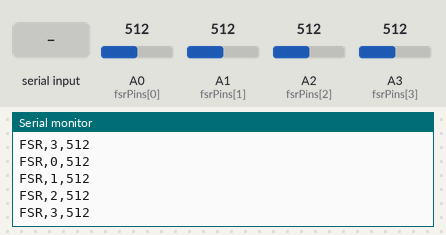
Bench run of a sketch on a simulated Arduino Uno, built with avr-gcc and run on an emulated ATmega328P. Parts: the last lines printed to the serial monitor. The test bench sets the inputs (shaded band); at power-on: A0 (fsrPins[0]) = 512, A1 (fsrPins[1]) = 512, A2 (fsrPins[2]) = 512, A3 (fsrPins[3]) = 512.

Above: at 1.2 s.
1.3 s: "INIT,\n" received over Serial
2.8 s: "90,45\n" received over Serial
4.3 s: "INIT,,45\n" received over Serial
5.8 s: A0 (fsrPins[0]) set to 716
7.3 s: A1 (fsrPins[1]) set to 716
At 8.3 s:
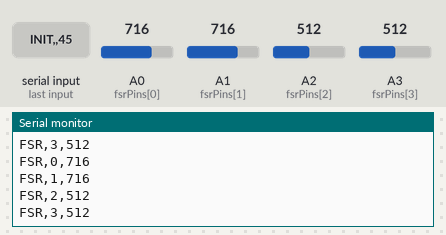
8.8 s: A2 (fsrPins[2]) set to 716
At 9.8 s:
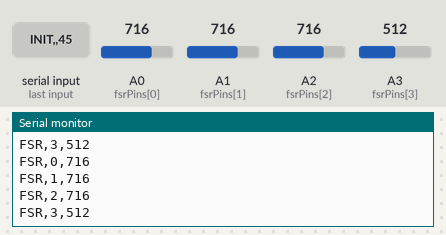
Timing chart, 0 to 11.0 s (numbered marks = the images above; inputs shaded):
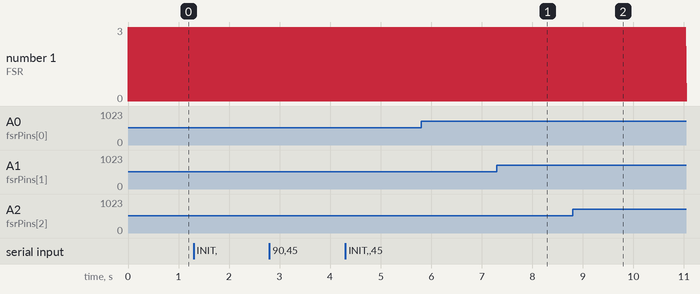

The sketch:

fsr.ino
```cpp
int fsrPins[] = {A0, A1, A2, A3, A4, A5};
int numFSRs = 4; // will be set over serial connection

int delayTime = 16;  // in ms, calculated based on publishRate

int fsrValue = 0;

void setup() {
  Serial.begin(115200);
}
void loop() {
  if (Serial.available() > 0) {
    String input = Serial.readStringUntil('\n');

    // Process the input
    if (input.startsWith("INIT,")) {
      processInitMessage(input);
    } else {
      Serial.println("ERROR,Invalid Command");
    }
  }


  for (int i = 0; i < numFSRs; i++) {
    fsrValue = analogRead(fsrPins[i]);
    // Print the value in the format "FSR,i,value"
    Serial.print("FSR,");
    Serial.print(i);
    Serial.print(",");
    Serial.println(fsrValue);
  }
  delay(delayTime);
}

void processInitMessage(String input) {
  // Expected format: "INIT,numSensors,publishRate"
  int firstComma = input.indexOf(',');
  int secondComma = input.indexOf(',', firstComma + 1);

  if (firstComma > 0 && secondComma > firstComma) {
    // Extract and convert the parameters
    int tempNumFSRs = input.substring(firstComma + 1, secondComma).toInt();
    int tempPublishRate = input.substring(secondComma + 1).toInt();

    // Validate the parameters
    if (tempNumFSRs > 0 && tempNumFSRs <= 6 && tempPublishRate > 0 && tempPublishRate <= 120) {

      delayTime = 1000 / tempPublishRate;  // Update delay time based on the new publish rate

      // Confirm initialization
      Serial.println("INIT,OK");
      numFSRs = tempNumFSRs;
    } else {
      Serial.println("ERROR,Invalid parameters");
    }
  } else {
    Serial.println("ERROR,Invalid INIT format");
  }
}
```

Measured:
- after the input at 7.3 s, the serial monitor: prints a new line at once (image 1)
- after the input at 8.8 s, the serial monitor: prints a new line at once (image 2)
